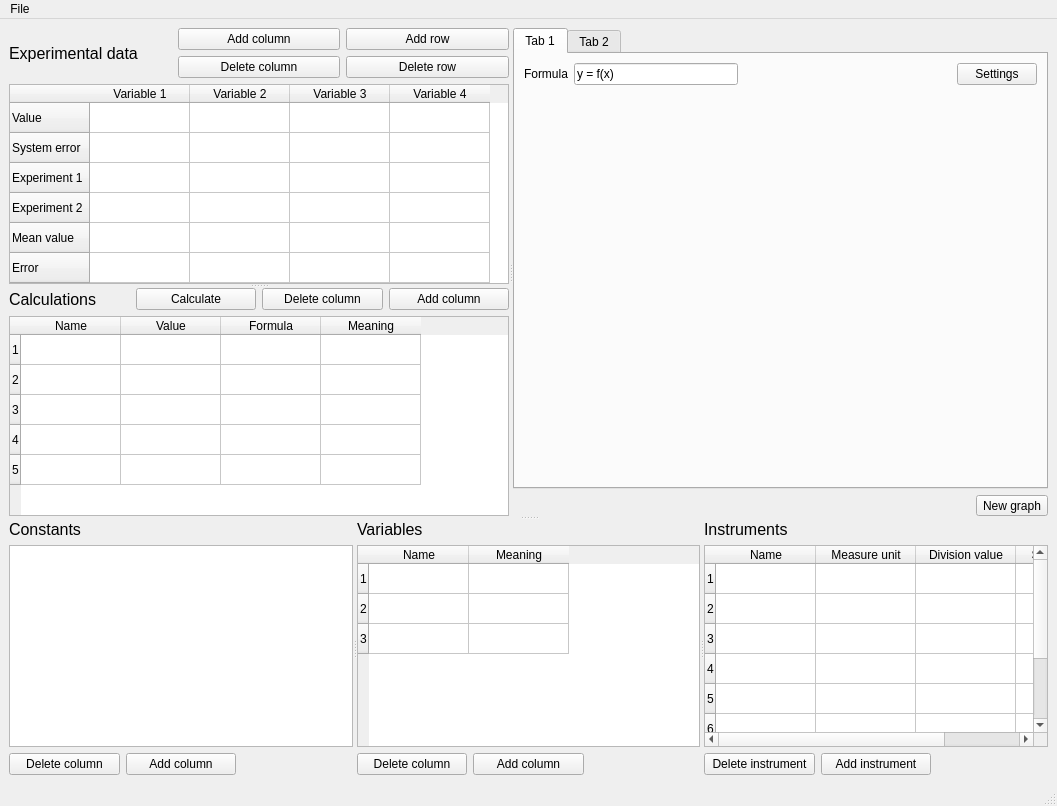
<?xml version="1.0" encoding="UTF-8"?>
<ui version="4.0">
 <class>MainWindow</class>
 <widget class="QMainWindow" name="MainWindow">
  <property name="geometry">
   <rect>
    <x>0</x>
    <y>0</y>
    <width>1057</width>
    <height>806</height>
   </rect>
  </property>
  <property name="windowTitle">
   <string>MainWindow</string>
  </property>
  <property name="toolButtonStyle">
   <enum>Qt::ToolButtonTextBesideIcon</enum>
  </property>
  <widget class="QWidget" name="centralwidget">
   <layout class="QGridLayout" name="gridLayout">
    <item row="0" column="0">
     <widget class="QSplitter" name="splitter_4">
      <property name="orientation">
       <enum>Qt::Vertical</enum>
      </property>
      <widget class="QSplitter" name="splitter_3">
       <property name="orientation">
        <enum>Qt::Horizontal</enum>
       </property>
       <widget class="QSplitter" name="splitter_2">
        <property name="orientation">
         <enum>Qt::Vertical</enum>
        </property>
        <widget class="QWidget" name="layoutWidget">
         <layout class="QGridLayout" name="Experiment">
          <item row="1" column="1">
           <widget class="QPushButton" name="ExpDelColButton">
            <property name="text">
             <string>Delete column</string>
            </property>
           </widget>
          </item>
          <item row="0" column="0" rowspan="2">
           <widget class="QLabel" name="ExperimentLabel">
            <property name="font">
             <font>
              <pointsize>12</pointsize>
             </font>
            </property>
            <property name="text">
             <string>Experimental data</string>
            </property>
           </widget>
          </item>
          <item row="0" column="1">
           <widget class="QPushButton" name="ExpAddColButton">
            <property name="text">
             <string>Add column</string>
            </property>
           </widget>
          </item>
          <item row="1" column="2">
           <widget class="QPushButton" name="ExpDelRowButton">
            <property name="text">
             <string>Delete row</string>
            </property>
           </widget>
          </item>
          <item row="0" column="2">
           <widget class="QPushButton" name="ExpAddRowButton">
            <property name="text">
             <string>Add row</string>
            </property>
           </widget>
          </item>
          <item row="2" column="0" colspan="3">
           <widget class="QTableWidget" name="ExperimentTable">
            <row>
             <property name="text">
              <string>Value</string>
             </property>
            </row>
            <row>
             <property name="text">
              <string>System error</string>
             </property>
            </row>
            <row>
             <property name="text">
              <string>Experiment 1</string>
             </property>
            </row>
            <row>
             <property name="text">
              <string>Experiment 2</string>
             </property>
            </row>
            <row>
             <property name="text">
              <string>Mean value</string>
             </property>
            </row>
            <row>
             <property name="text">
              <string>Error</string>
             </property>
            </row>
            <column>
             <property name="text">
              <string>Variable 1</string>
             </property>
            </column>
            <column>
             <property name="text">
              <string>Variable 2</string>
             </property>
            </column>
            <column>
             <property name="text">
              <string>Variable 3</string>
             </property>
            </column>
            <column>
             <property name="text">
              <string>Variable 4</string>
             </property>
            </column>
           </widget>
          </item>
         </layout>
        </widget>
        <widget class="QWidget" name="layoutWidget">
         <layout class="QGridLayout" name="Calculations">
          <item row="0" column="0">
           <widget class="QLabel" name="CalculationsLabel">
            <property name="font">
             <font>
              <pointsize>12</pointsize>
             </font>
            </property>
            <property name="text">
             <string>Calculations</string>
            </property>
           </widget>
          </item>
          <item row="1" column="0" colspan="4">
           <widget class="QTableWidget" name="CalculationsTable">
            <row>
             <property name="text">
              <string>1</string>
             </property>
            </row>
            <row>
             <property name="text">
              <string>2</string>
             </property>
            </row>
            <row>
             <property name="text">
              <string>3</string>
             </property>
            </row>
            <row>
             <property name="text">
              <string>4</string>
             </property>
            </row>
            <row>
             <property name="text">
              <string>5</string>
             </property>
            </row>
            <column>
             <property name="text">
              <string>Name</string>
             </property>
            </column>
            <column>
             <property name="text">
              <string>Value</string>
             </property>
            </column>
            <column>
             <property name="text">
              <string>Formula</string>
             </property>
            </column>
            <column>
             <property name="text">
              <string>Meaning</string>
             </property>
            </column>
           </widget>
          </item>
          <item row="0" column="3">
           <widget class="QPushButton" name="CalcAddButton">
            <property name="text">
             <string>Add column</string>
            </property>
           </widget>
          </item>
          <item row="0" column="2">
           <widget class="QPushButton" name="CalcDelButton">
            <property name="text">
             <string>Delete column</string>
            </property>
           </widget>
          </item>
          <item row="0" column="1">
           <widget class="QPushButton" name="CalculateButton">
            <property name="text">
             <string>Calculate</string>
            </property>
           </widget>
          </item>
         </layout>
        </widget>
       </widget>
       <widget class="QWidget" name="layoutWidget">
        <layout class="QGridLayout" name="Graph">
         <item row="0" column="0" colspan="2">
          <widget class="QTabWidget" name="GraphTabWidget">
           <property name="currentIndex">
            <number>0</number>
           </property>
           <widget class="QWidget" name="tab1">
            <attribute name="title">
             <string>Tab 1</string>
            </attribute>
            <layout class="QGridLayout" name="gridLayout_2">
             <item row="0" column="0">
              <layout class="QVBoxLayout" name="verticalLayout">
               <item>
                <layout class="QHBoxLayout" name="horizontalLayout_2">
                 <item>
                  <layout class="QHBoxLayout" name="horizontalLayout">
                   <item>
                    <widget class="QLabel" name="label">
                     <property name="text">
                      <string>Formula</string>
                     </property>
                    </widget>
                   </item>
                   <item>
                    <widget class="QLineEdit" name="formula_2">
                     <property name="text">
                      <string>y = f(x)</string>
                     </property>
                    </widget>
                   </item>
                  </layout>
                 </item>
                 <item>
                  <spacer name="horizontalSpacer">
                   <property name="orientation">
                    <enum>Qt::Horizontal</enum>
                   </property>
                   <property name="sizeHint" stdset="0">
                    <size>
                     <width>88</width>
                     <height>20</height>
                    </size>
                   </property>
                  </spacer>
                 </item>
                 <item>
                  <widget class="QPushButton" name="GraphSetButton">
                   <property name="text">
                    <string>Settings</string>
                   </property>
                  </widget>
                 </item>
                </layout>
               </item>
               <item>
                <spacer name="verticalSpacer_2">
                 <property name="orientation">
                  <enum>Qt::Vertical</enum>
                 </property>
                 <property name="sizeHint" stdset="0">
                  <size>
                   <width>17</width>
                   <height>353</height>
                  </size>
                 </property>
                </spacer>
               </item>
              </layout>
             </item>
            </layout>
           </widget>
           <widget class="QWidget" name="tab2">
            <attribute name="title">
             <string>Tab 2</string>
            </attribute>
            <layout class="QVBoxLayout" name="verticalLayout_2">
             <item>
              <layout class="QVBoxLayout" name="verticalLayout_5">
               <item>
                <layout class="QHBoxLayout" name="horizontalLayout_7">
                 <item>
                  <layout class="QHBoxLayout" name="horizontalLayout_8">
                   <item>
                    <widget class="QLabel" name="label_4">
                     <property name="text">
                      <string>Formula</string>
                     </property>
                    </widget>
                   </item>
                   <item>
                    <widget class="QLineEdit" name="formula_5">
                     <property name="text">
                      <string>y = f(x)</string>
                     </property>
                    </widget>
                   </item>
                  </layout>
                 </item>
                 <item>
                  <spacer name="horizontalSpacer_4">
                   <property name="orientation">
                    <enum>Qt::Horizontal</enum>
                   </property>
                   <property name="sizeHint" stdset="0">
                    <size>
                     <width>88</width>
                     <height>20</height>
                    </size>
                   </property>
                  </spacer>
                 </item>
                 <item>
                  <widget class="QPushButton" name="GraphSetButton_4">
                   <property name="text">
                    <string>Settings</string>
                   </property>
                  </widget>
                 </item>
                </layout>
               </item>
               <item>
                <spacer name="verticalSpacer_5">
                 <property name="orientation">
                  <enum>Qt::Vertical</enum>
                 </property>
                 <property name="sizeHint" stdset="0">
                  <size>
                   <width>17</width>
                   <height>353</height>
                  </size>
                 </property>
                </spacer>
               </item>
              </layout>
             </item>
            </layout>
           </widget>
          </widget>
         </item>
         <item row="1" column="0">
          <spacer name="horizontalSpacer_5">
           <property name="orientation">
            <enum>Qt::Horizontal</enum>
           </property>
           <property name="sizeHint" stdset="0">
            <size>
             <width>298</width>
             <height>20</height>
            </size>
           </property>
          </spacer>
         </item>
         <item row="1" column="1">
          <widget class="QToolButton" name="NewGraphButton">
           <property name="text">
            <string>New graph</string>
           </property>
           <property name="popupMode">
            <enum>QToolButton::InstantPopup</enum>
           </property>
          </widget>
         </item>
        </layout>
       </widget>
      </widget>
      <widget class="QSplitter" name="splitter">
       <property name="orientation">
        <enum>Qt::Horizontal</enum>
       </property>
       <widget class="QWidget" name="layoutWidget">
        <layout class="QGridLayout" name="Constants">
         <item row="0" column="0">
          <widget class="QLabel" name="ConstantsLabel">
           <property name="font">
            <font>
             <pointsize>12</pointsize>
            </font>
           </property>
           <property name="text">
            <string>Constants</string>
           </property>
          </widget>
         </item>
         <item row="2" column="0">
          <widget class="QPushButton" name="ConstDelButton">
           <property name="text">
            <string>Delete column</string>
           </property>
          </widget>
         </item>
         <item row="2" column="1">
          <widget class="QPushButton" name="ConstAddButton">
           <property name="text">
            <string>Add column</string>
           </property>
          </widget>
         </item>
         <item row="1" column="0" colspan="3">
          <widget class="QTableView" name="ConstantsTable"/>
         </item>
        </layout>
       </widget>
       <widget class="QWidget" name="layoutWidget">
        <layout class="QGridLayout" name="Variables">
         <item row="0" column="0">
          <widget class="QLabel" name="VariablesLabel">
           <property name="font">
            <font>
             <pointsize>12</pointsize>
            </font>
           </property>
           <property name="text">
            <string>Variables</string>
           </property>
          </widget>
         </item>
         <item row="1" column="0" colspan="3">
          <widget class="QTableWidget" name="VariablesTable">
           <row>
            <property name="text">
             <string>1</string>
            </property>
           </row>
           <row>
            <property name="text">
             <string>2</string>
            </property>
           </row>
           <row>
            <property name="text">
             <string>3</string>
            </property>
           </row>
           <column>
            <property name="text">
             <string>Name</string>
            </property>
           </column>
           <column>
            <property name="text">
             <string>Meaning</string>
            </property>
           </column>
          </widget>
         </item>
         <item row="2" column="0">
          <widget class="QPushButton" name="VarDelButton">
           <property name="text">
            <string>Delete column</string>
           </property>
          </widget>
         </item>
         <item row="2" column="1">
          <widget class="QPushButton" name="VarAddButton">
           <property name="text">
            <string>Add column</string>
           </property>
          </widget>
         </item>
        </layout>
       </widget>
       <widget class="QWidget" name="layoutWidget">
        <layout class="QGridLayout" name="Instruments">
         <item row="2" column="0">
          <widget class="QPushButton" name="InstDelButton">
           <property name="text">
            <string>Delete instrument</string>
           </property>
          </widget>
         </item>
         <item row="2" column="1">
          <widget class="QPushButton" name="InstAddButton">
           <property name="text">
            <string>Add instrument</string>
           </property>
          </widget>
         </item>
         <item row="0" column="0">
          <widget class="QLabel" name="InstrumentsLabel">
           <property name="font">
            <font>
             <pointsize>12</pointsize>
            </font>
           </property>
           <property name="text">
            <string>Instruments</string>
           </property>
          </widget>
         </item>
         <item row="1" column="0" colspan="3">
          <widget class="QTableWidget" name="InstrumentsTable">
           <row>
            <property name="text">
             <string>1</string>
            </property>
           </row>
           <row>
            <property name="text">
             <string>2</string>
            </property>
           </row>
           <row>
            <property name="text">
             <string>3</string>
            </property>
           </row>
           <row>
            <property name="text">
             <string>4</string>
            </property>
           </row>
           <row>
            <property name="text">
             <string>5</string>
            </property>
           </row>
           <row>
            <property name="text">
             <string>6</string>
            </property>
           </row>
           <row>
            <property name="text">
             <string>7</string>
            </property>
           </row>
           <row>
            <property name="text">
             <string>8</string>
            </property>
           </row>
           <column>
            <property name="text">
             <string>Name</string>
            </property>
           </column>
           <column>
            <property name="text">
             <string>Measure unit</string>
            </property>
           </column>
           <column>
            <property name="text">
             <string>Division value</string>
            </property>
           </column>
           <column>
            <property name="text">
             <string>System error</string>
            </property>
           </column>
          </widget>
         </item>
        </layout>
       </widget>
      </widget>
     </widget>
    </item>
   </layout>
  </widget>
  <widget class="QStatusBar" name="statusbar"/>
  <widget class="QMenuBar" name="menubar">
   <property name="geometry">
    <rect>
     <x>0</x>
     <y>0</y>
     <width>1057</width>
     <height>19</height>
    </rect>
   </property>
   <widget class="QMenu" name="menuFile">
    <property name="title">
     <string>File</string>
    </property>
    <addaction name="ActionNewFile"/>
    <addaction name="ActionOpenFile"/>
    <addaction name="ActionUploadData"/>
    <addaction name="ActionSave"/>
    <addaction name="ActionSaveAs"/>
    <addaction name="ActionPreview"/>
   </widget>
   <addaction name="menuFile"/>
  </widget>
  <action name="ActionNewFile">
   <property name="text">
    <string>New file</string>
   </property>
  </action>
  <action name="ActionOpenFile">
   <property name="text">
    <string>Open file</string>
   </property>
  </action>
  <action name="ActionUploadData">
   <property name="text">
    <string>Upload data</string>
   </property>
  </action>
  <action name="ActionSave">
   <property name="text">
    <string>Save</string>
   </property>
  </action>
  <action name="ActionSaveAs">
   <property name="text">
    <string>Save as</string>
   </property>
  </action>
  <action name="ActionPreview">
   <property name="text">
    <string>Preview</string>
   </property>
  </action>
 </widget>
 <resources/>
 <connections/>
</ui>
